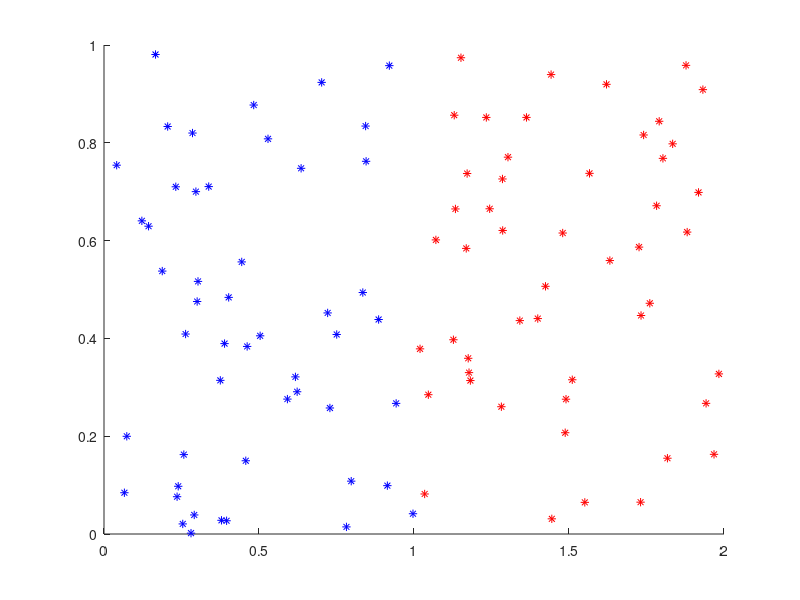

This figure's MATLAB source: (Note: this script raises an error after producing the figure.)
% input samples
X1=[ones(1,50);rand(1,50);rand(1,50)];   % class '+1'
X2=[ones(1,50);rand(1,50)+1;rand(1,50)]; % class '-1'
X=[X1,X2];
 
% output class [-1,+1];
Y=[-ones(1,50),ones(1,50)];

% plot original linear separable data
figure;hold on
plot(X1(2,:),X1(3,:),'b*')
plot(X2(2,:),X2(3,:),'r*')

 
% init weigth vector
W=[0 0 0]';
 
% call perceptron
weight=perceptron(X,Y,W);
%[weight,error] = perceptron_modified (X,Y,W,10000);
% predict

ytag=weight'*X;
 
 
% plot separation line
realweight = [weight(2),weight(3)];
plotpc(realweight,weight(1));  %plotpc(W,B) takes these inputs, W:S-by-R weight matrix (R must be 3 or less),B:S-by-1 bias vector
title('3a-size=100');
% plot prediction over origianl data
%plot(X(2,ytag<0),X(3,ytag<0),'bo')
%plot(X(2,ytag>0),X(3,ytag>0),'ro')
%legend('class -1','class +1','pred -1','pred +1')